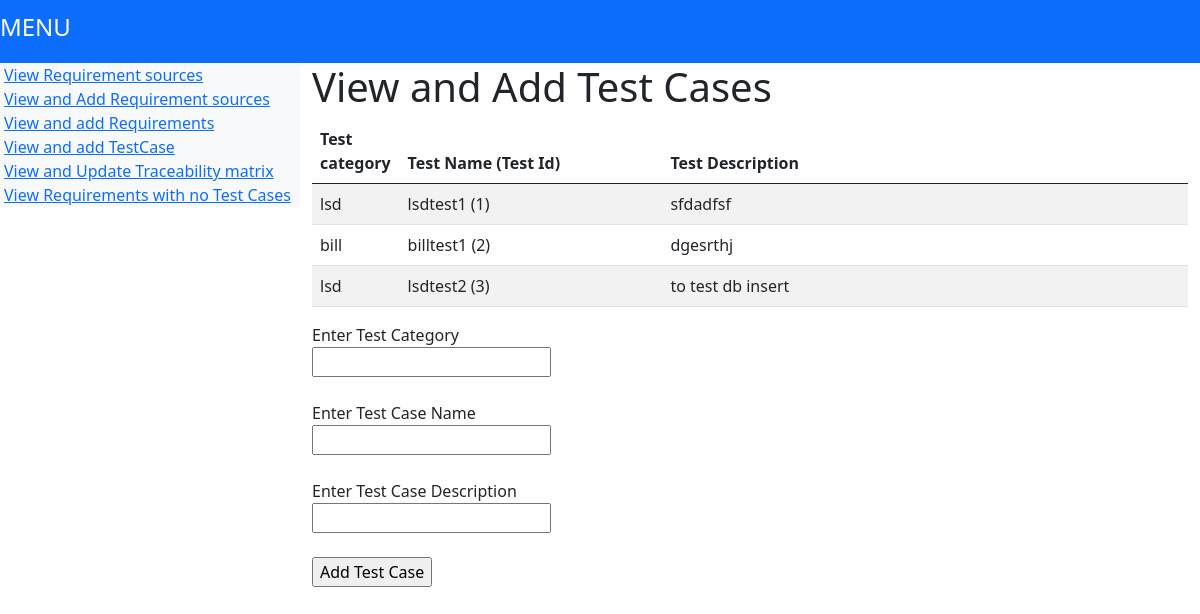
/viewaddtstcase, run on the app's committed database.
### tables this page shows
CREATE TABLE TestCases(
			id INTEGER PRIMARY KEY,
			TestCategory text NOT NULL,
            TestName text NOT NULL,
			TestDescription text NOT NULL
			
		);

### start.py (the view, shortened to what this page needs)
@app.route('/viewaddtstcase', methods = ['GET', 'POST'])
def viewaddtestcase():
    conn = sqlite3.connect("RTT.db")
    conn.execute("PRAGMA foreign_keys = 1") ##to enforce foreign key rules
    c = conn.cursor()
    srclist=[]
    query =  "select * FROM TestCases"
    for row in (c.execute(query)):
        srclist.append(row)
    conn.close()
    return render_template("viewaddtstcase.html", title = "View and add Requirement Sources",srclist = srclist)

### templates/viewaddtstcase.html
{%extends "layout.html" %}
{% block content %}
    <h1> View and Add Test Cases</h1>
    <table style="width: auto;" class="table table-striped">
        <thead>
        <tr>
            <th style="width: 10%"> Test category </th>
            <th style="width: 30%">Test Name (Test Id) </th>
            <th style="width: 60%">Test Description   </th>
        </tr>
    </thead>
        {% for item in srclist%}
        <tr>
            <td>{{item[1]}} </td>
            <td>{{item[2]}} ({{item[0]}})  </td>
            <td>{{item[3]}} </td>
        </tr>
        {%endfor%}
    </table>
    <form method="POST" action="/viewaddtstcase">
        <label for="TestCat">Enter Test Category</label><br>
        <input type="text" value = "" name = "TestCat" /><br><br>
        <label for="TestName">Enter Test Case Name</label><br>
        <input type="text" value = "" name = "TestName" /><br>
        <br>
        <label for="TestDes">Enter Test Case Description</label><br>
        <input type="text" value = "" name = "TestDes" /><br>
        <br>
        <input type="submit" value="Add Test Case" name="addreq" />
</form>
{% endblock content %}

### data on the page
TestCases: TestCategory "lsd", TestName "lsdtest1", id "1", TestDescription "sfdadfsf"
TestCases: TestCategory "bill", TestName "billtest1", id "2", TestDescription "dgesrthj"
TestCases: TestCategory "lsd", TestName "lsdtest2", id "3", TestDescription "to test db insert"
